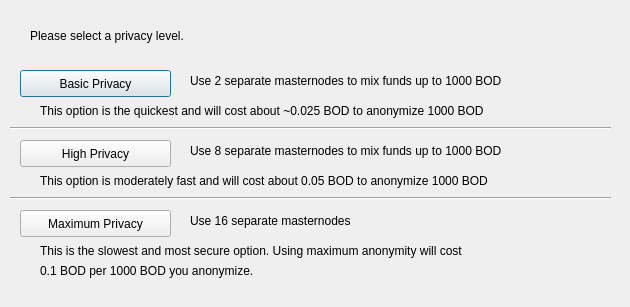
<?xml version="1.0" encoding="UTF-8"?>
<ui version="4.0">
 <class>DarksendConfig</class>
 <widget class="QDialog" name="DarksendConfig">
  <property name="geometry">
   <rect>
    <x>0</x>
    <y>0</y>
    <width>630</width>
    <height>307</height>
   </rect>
  </property>
  <property name="windowTitle">
   <string>Configure Darksend</string>
  </property>
  <widget class="QPushButton" name="buttonBasic">
   <property name="geometry">
    <rect>
     <x>20</x>
     <y>70</y>
     <width>151</width>
     <height>27</height>
    </rect>
   </property>
   <property name="text">
    <string>Basic Privacy</string>
   </property>
  </widget>
  <widget class="QPushButton" name="buttonHigh">
   <property name="geometry">
    <rect>
     <x>20</x>
     <y>140</y>
     <width>151</width>
     <height>27</height>
    </rect>
   </property>
   <property name="text">
    <string>High Privacy</string>
   </property>
  </widget>
  <widget class="QPushButton" name="buttonMax">
   <property name="geometry">
    <rect>
     <x>20</x>
     <y>210</y>
     <width>151</width>
     <height>27</height>
    </rect>
   </property>
   <property name="text">
    <string>Maximum Privacy</string>
   </property>
  </widget>
  <widget class="QLabel" name="label">
   <property name="geometry">
    <rect>
     <x>30</x>
     <y>20</y>
     <width>571</width>
     <height>31</height>
    </rect>
   </property>
   <property name="text">
    <string>Please select a privacy level.</string>
   </property>
  </widget>
  <widget class="QLabel" name="label_2">
   <property name="geometry">
    <rect>
     <x>190</x>
     <y>70</y>
     <width>421</width>
     <height>21</height>
    </rect>
   </property>
   <property name="text">
    <string>Use 2 separate masternodes to mix funds up to 1000 BOD</string>
   </property>
  </widget>
  <widget class="QLabel" name="label_3">
   <property name="geometry">
    <rect>
     <x>190</x>
     <y>140</y>
     <width>411</width>
     <height>21</height>
    </rect>
   </property>
   <property name="text">
    <string>Use 8 separate masternodes to mix funds up to 1000 BOD</string>
   </property>
  </widget>
  <widget class="QLabel" name="label_4">
   <property name="geometry">
    <rect>
     <x>190</x>
     <y>210</y>
     <width>421</width>
     <height>21</height>
    </rect>
   </property>
   <property name="text">
    <string>Use 16 separate masternodes</string>
   </property>
  </widget>
  <widget class="QLabel" name="label_6">
   <property name="geometry">
    <rect>
     <x>40</x>
     <y>100</y>
     <width>561</width>
     <height>21</height>
    </rect>
   </property>
   <property name="text">
    <string>This option is the quickest and will cost about ~0.025 BOD to anonymize 1000 BOD</string>
   </property>
  </widget>
  <widget class="QLabel" name="label_7">
   <property name="geometry">
    <rect>
     <x>40</x>
     <y>170</y>
     <width>561</width>
     <height>21</height>
    </rect>
   </property>
   <property name="text">
    <string>This option is moderately fast and will cost about 0.05 BOD to anonymize 1000 BOD</string>
   </property>
  </widget>
  <widget class="QLabel" name="label_8">
   <property name="geometry">
    <rect>
     <x>40</x>
     <y>240</y>
     <width>561</width>
     <height>21</height>
    </rect>
   </property>
   <property name="text">
    <string>This is the slowest and most secure option. Using maximum anonymity will cost</string>
   </property>
  </widget>
  <widget class="QLabel" name="label_9">
   <property name="geometry">
    <rect>
     <x>40</x>
     <y>260</y>
     <width>561</width>
     <height>21</height>
    </rect>
   </property>
   <property name="text">
    <string>0.1 BOD per 1000 BOD you anonymize.</string>
   </property>
  </widget>
  <widget class="Line" name="line">
   <property name="geometry">
    <rect>
     <x>10</x>
     <y>120</y>
     <width>601</width>
     <height>16</height>
    </rect>
   </property>
   <property name="orientation">
    <enum>Qt::Horizontal</enum>
   </property>
  </widget>
  <widget class="Line" name="line_2">
   <property name="geometry">
    <rect>
     <x>10</x>
     <y>190</y>
     <width>601</width>
     <height>16</height>
    </rect>
   </property>
   <property name="orientation">
    <enum>Qt::Horizontal</enum>
   </property>
  </widget>
 </widget>
 <resources/>
 <connections/>
</ui>
